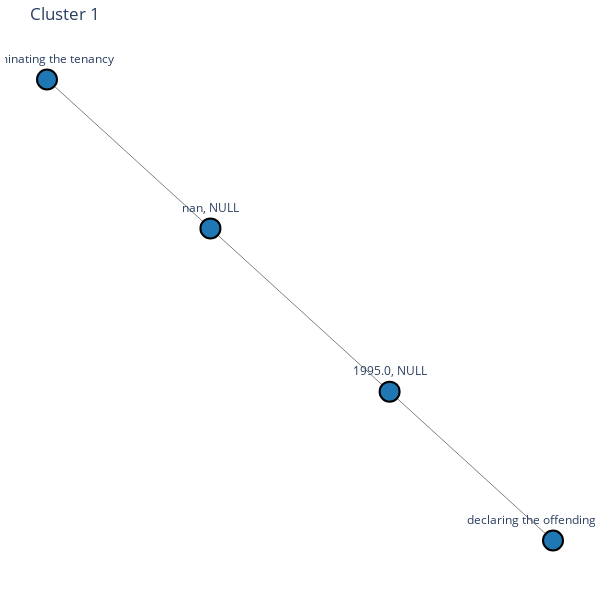

The cell this chart's notebook holds for it:
### Code cell
import networkx as nx
import plotly.graph_objs as go

# Assuming 'G' is your graph and 'labels' is the list of labels
# Renumber clusters from 1 to 7 if needed, otherwise ensure you have clusters numbered 1 to 7
unique_labels = list(set(labels))
label_mapping = {label: idx+1 for idx, label in enumerate(unique_labels)}

def draw_subgraph_plotly(subgraph, cluster_id, cluster_color):
    pos = nx.spring_layout(subgraph, seed=42)  # Fixed seed for reproducibility
    
    # Extract the node positions
    x_nodes = [pos[node][0] for node in subgraph.nodes()]
    y_nodes = [pos[node][1] for node in subgraph.nodes()]

    # Extract the edges
    edge_x = []
    edge_y = []
    for edge in subgraph.edges():
        x0, y0 = pos[edge[0]]
        x1, y1 = pos[edge[1]]
        edge_x.extend([x0, x1, None])
        edge_y.extend([y0, y1, None])

    # Edge trace
    edge_trace = go.Scatter(
        x=edge_x, y=edge_y,
        line=dict(width=1, color='gray'),
        hoverinfo='none',
        mode='lines')

    # Node trace
    node_trace = go.Scatter(
        x=x_nodes, y=y_nodes,
        mode='markers+text',
        text=[f'{node}' for node in subgraph.nodes()],
        textposition="top center",
        marker=dict(
            showscale=False,
            color=cluster_color,  # Assign the cluster color
            size=20,
            line=dict(width=2, color='black')
        ),
        hoverinfo='text'
    )

    # Create figure
    fig = go.Figure(data=[edge_trace, node_trace],
                    layout=go.Layout(
                        title=f'Cluster {cluster_id}',
                        showlegend=False,
                        hovermode='closest',
                        margin=dict(b=20, l=5, r=5, t=40),
                        xaxis=dict(showgrid=False, zeroline=False, showticklabels=False),
                        yaxis=dict(showgrid=False, zeroline=False, showticklabels=False),
                        height=600,
                        width=600,
                        paper_bgcolor='white',
                        plot_bgcolor='white'
                    ))

    fig.show()

# Iterate over each cluster and draw the subgraph
for original_cluster_id in set(labels):
    cluster_id = label_mapping[original_cluster_id]
    cluster_color = cluster_colors[cluster_id - 1]  # Assign a unique color to each cluster
    cluster_nodes = [node for node, label in zip(G.nodes, labels) if label == original_cluster_id]
    subgraph = G.subgraph(cluster_nodes)
    draw_subgraph_plotly(subgraph, cluster_id, cluster_color)

### Figure 1 — Plotly figure (JSON) as saved in the notebook; plotly's stock layout.template omitted (floating-point values rounded to 4 significant figures)
{"data": [{"hoverinfo": "none", "line": {"color": "gray", "width": 1}, "mode": "lines", "type": "scatter", "x": [-0.165, -0.466, null, -0.165, -0.165, null, -0.165, 0.165, null, 0.165, 0.4659, null, 0.165, 0.165, null], "y": [0.354, 1.0, null, 0.354, 0.354, null, 0.354, -0.3541, null, -0.3541, -0.9999, null, -0.3541, -0.3541, null]}, {"hoverinfo": "text", "marker": {"color": "rgb(31, 119, 180)", "line": {"color": "black", "width": 2}, "showscale": false, "size": 20}, "mode": "markers+text", "text": ["nan, NULL", "1995.0, NULL", "declaring the offending portion", "terminating the tenancy"], "textposition": "top center", "type": "scatter", "x": [-0.165, 0.165, 0.4659, -0.466], "y": [0.354, -0.3541, -0.9999, 1.0]}], "layout": {"height": 600, "hovermode": "closest", "margin": {"b": 20, "l": 5, "r": 5, "t": 40}, "paper_bgcolor": "white", "plot_bgcolor": "white", "showlegend": false, "title": {"text": "Cluster 1"}, "width": 600, "xaxis": {"showgrid": false, "showticklabels": false, "zeroline": false}, "yaxis": {"showgrid": false, "showticklabels": false, "zeroline": false}}}
